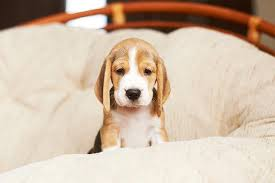
#> input picture images/puppy1.png, 275 x 183 px
$ python opencv5.py
#> lines starting #> are read from the running program, lines starting #| are printed output that depends on the picture; after the words box and inside, x2 and y2 are one past the last pixel; in counts of white or black regions, pixels touching at a corner belong together
import cv2

# OpenCV 임계점 처리하기
image = cv2.imread("../images/puppy1.png", cv2.IMREAD_GRAYSCALE)
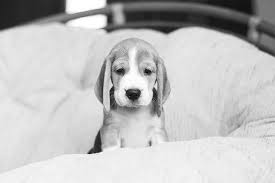
#> image: shape (183, 275); min 0, max 255, mean 193.1


images = []
ret, thres1 = cv2.threshold(image, 127, 255, cv2.THRESH_BINARY)
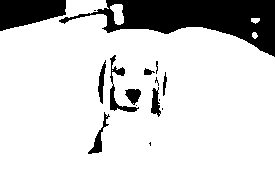
#> thres1: shape (183, 275); 83.3% white; 16 black regions (7 under 20 px), largest, box (x1, y1, x2, y2) and area: (59, 0, 275, 57) 5635, (0, 0, 66, 31) 1514, (110, 55, 139, 112) 353
ret, thres2 = cv2.threshold(image, 127, 255, cv2.THRESH_BINARY_INV)
ret, thres3 = cv2.threshold(image, 127, 255, cv2.THRESH_TRUNC)
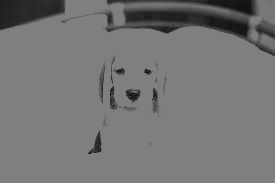
#> thres3: shape (183, 275); min 0, max 127, mean 117.1
ret, thres4 = cv2.threshold(image, 127, 255, cv2.THRESH_TOZERO)
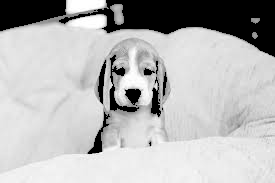
#> thres4: shape (183, 275); min 0, max 255, mean 181.9
ret, thres5 = cv2.threshold(image, 127, 255, cv2.THRESH_TOZERO_INV)
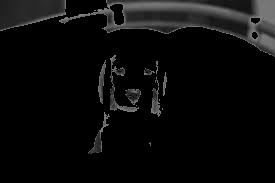
#> thres5: shape (183, 275); min 0, max 127, mean 11.2

images.append(thres1)
images.append(thres2)
images.append(thres3)
images.append(thres4)
images.append(thres5)

for i in images:
    cv2.imshow("Image", i)
    cv2.waitKey(0)
#> this loop made 5 passes

thres1 = cv2.adaptiveThreshold(image, 255, cv2.ADAPTIVE_THRESH_MEAN_C, cv2.THRESH_BINARY, 21, 3)
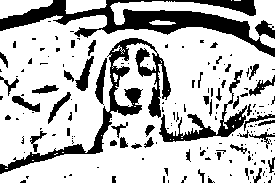
#> thres1: shape (183, 275); 74.6% white; 179 black regions (128 under 20 px), largest, box (x1, y1, x2, y2) and area: (0, 0, 275, 57) 4640, (0, 38, 171, 174) 3038, (159, 70, 247, 142) 1193
thres2 = cv2.adaptiveThreshold(image, 255, cv2.ADAPTIVE_THRESH_GAUSSIAN_C, cv2.THRESH_BINARY, 21, 3)
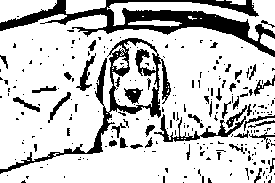
#> thres2: shape (183, 275); 78.7% white; 253 black regions (209 under 20 px), largest, box (x1, y1, x2, y2) and area: (0, 0, 275, 57) 4250, (0, 38, 171, 174) 2530, (154, 114, 246, 142) 556

cv2.imshow("Image", thres1)
cv2.waitKey(0)

cv2.imshow("Image", thres2)
cv2.waitKey(0)
